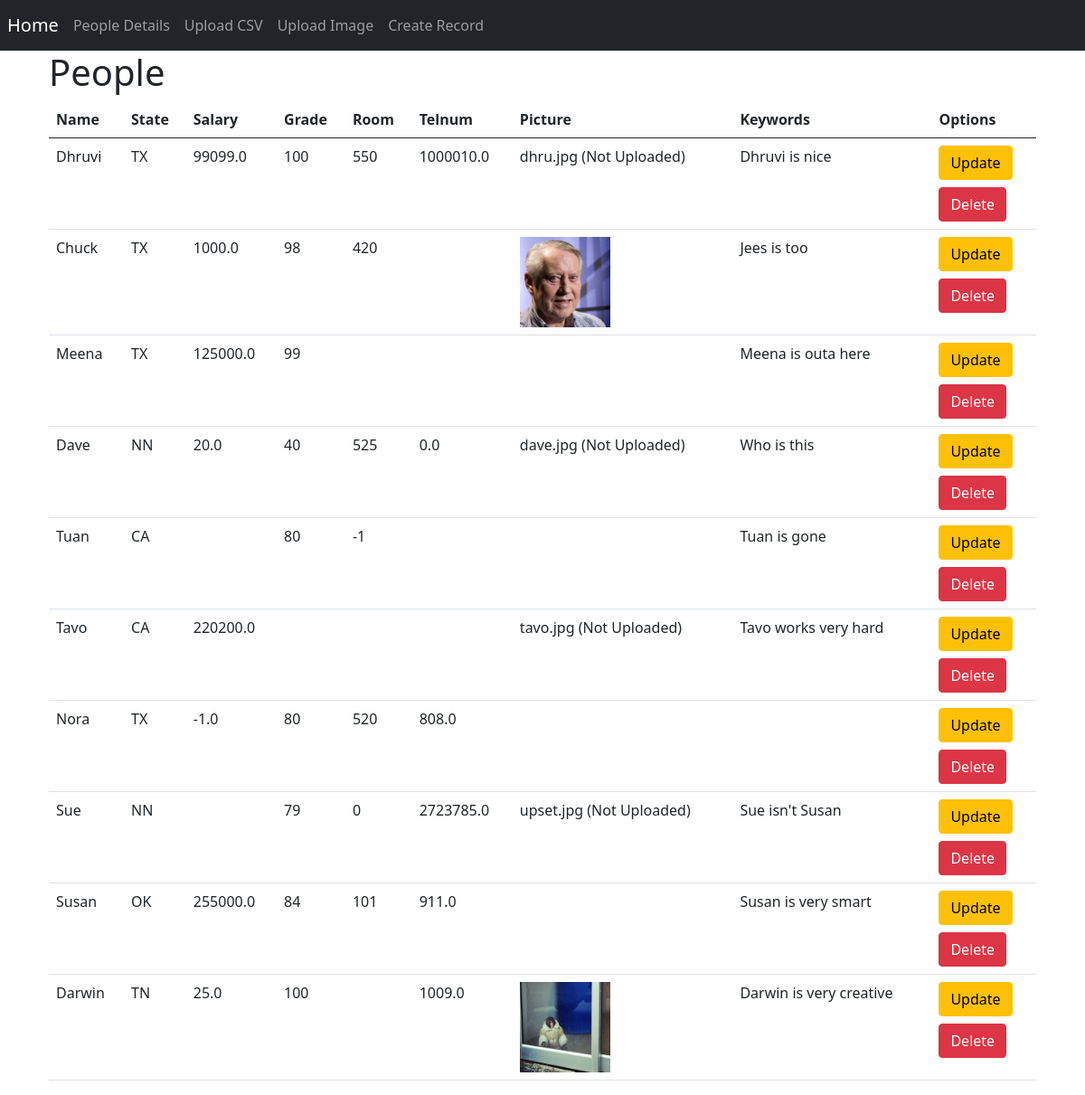
/see_people, run on an earlier commit of the app's database.
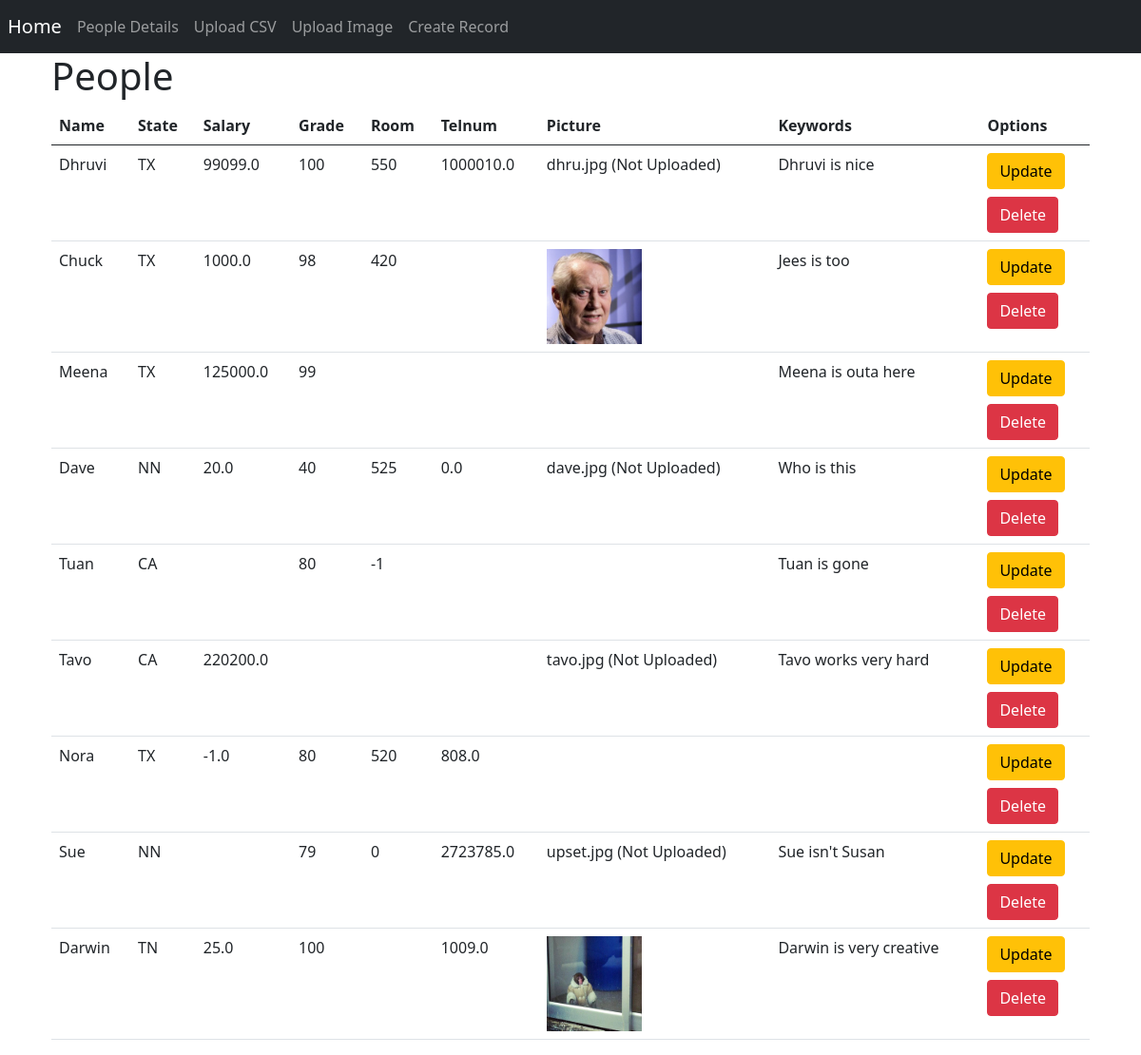
And on a later commit of the database.
### app.py (models this page shows)
class People(db.Model):
    __tablename__ = 'Price_History'
    __table_args__ = {'sqlite_autoincrement': True}
    id = db.Column(db.Integer, primary_key=True)
    name = db.Column(db.String(50),nullable=False)
    state = db.Column(db.String(2),nullable=True)
    salary = db.Column(db.Float,nullable=True)
    grade = db.Column(db.Integer,nullable=True)
    room = db.Column(db.Integer,nullable=True)
    telnum = db.Column(db.String(10),nullable=True)
    picture = db.Column(db.String(50),nullable=True)
    keywords = db.Column(db.String(250),nullable=True)

### app.py (the view)
@app.route('/see_people', methods=['GET'])
def see_people():
    peoples = People.query.all()
    images = [f for f in listdir(mypath) if isfile(join(mypath, f))]
    return render_template('see_people.html',peoples=peoples, images=images)

### templates/see_people.html (shortened to what this page needs)
{%extends 'base.html'%}
{%block body%}
<div class="container">
    <h1>People</h1>
    <table class="table">
        <thead class="thead-dark">
            <tr>
                <th scope="col">Name</th>
                <th scope="col">State</th>
                <th scope="col">Salary</th>
                <th scope="col">Grade</th>
                <th scope="col">Room</th>
                <th scope="col">Telnum</th>
                <th scope="col">Picture</th>
                <th scope="col">Keywords</th>
                <th scope="col">Options</th>
            </tr>
        </thead>
        <tbody>
            {% for people in peoples %}
            <tr>
                <td scope="col">{{people.name}}</td>
                <td scope="col">{{people.state if people.state is not none}}</td>
                <td scope="col">{{people.salary if people.salary is not none}}</td>
                <td scope="col">{{people.grade if people.grade is not none}}</td>
                <td scope="col">{{people.room if people.room is not none}}</td>
                <td scope="col">{{people.telnum if people.telnum is not none}}</td>
                <td scope="col">
                    {% if people.picture in images %}
                    <img src="static/images/{{people.picture}}" width="100" height="100" alt="Not uploaded" />
                    {%else%}
                    {% if people.picture != ' ' %}
                    {{people.picture}} (Not Uploaded)
                    {%endif%}
                    {%endif%}
                </td>
                <td scope="col">{{people.keywords if people.keywords is not none}}</td>
                <td scope="col"><a href="/update/{{people.id}}" class="btn btn-warning">Update</a><br><a href="/delete/{{people.id}}" class="btn btn-danger mt-2">Delete</a></td>
            </tr>
            {% endfor %}
        </tbody>
    </table>
</div>
{%endblock body%}

### templates/base.html (shortened to what this page needs)
<!doctype html>
<html lang="en">
<head>
  <link href="https://cdn.jsdelivr.net/npm/bootstrap@5.0.0-beta1/dist/css/bootstrap.min.css" rel="stylesheet"
>
</head>
<body>
  <nav class="navbar navbar-expand-lg navbar-dark bg-dark">
    <a class="navbar-brand mx-2" href="{{url_for('index')}}">
      Home
    </a>
    <div class="collapse navbar-collapse" id="navbarNav">
      <ul class="navbar-nav mr-auto">
        <li>
          <a class="nav-link" href="{{url_for('see_people')}}">People Details</a>
        </li>
        <li class="nav-item" id="nav-home">
          <a class="nav-link" href="{{url_for('upload_csv')}}">Upload CSV</a>
        </li>
        <li class="nav-item" id="nav-home">
          <a class="nav-link" href="{{url_for('upload_image')}}">Upload Image</a>
        </li>
        <li class="nav-item" id="nav-home">
          <a class="nav-link" href="{{url_for('create_people')}}">Create Record</a>
        </li>
      </ul>
    </div>
  </nav>
  <div class="container">
    {%block body%} {%endblock body%}
  </div>
</body>
</html>

What changed in the data, as far as the page shows it:
removed People: name "Susan", state "OK", salary "255000.0", grade "84", room "101", telnum "911.0", keywords "Susan is very smart"
